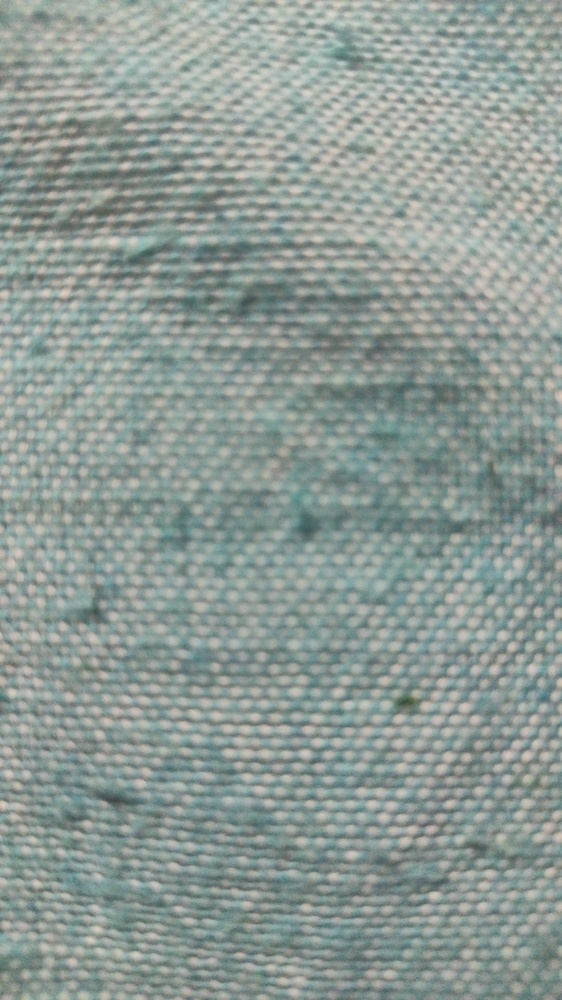
#> input picture Media.jpg, 562 x 1000 px, shrunk from 1080 x 1920 before the run, found by its file name
$ python app.py
#> lines starting #> are read from the running program, lines starting #| are printed output that depends on the picture; after the words box and inside, x2 and y2 are one past the last pixel; in counts of white or black regions, pixels touching at a corner belong together
import cv2
import numpy as np
from datetime import datetime

def add_watermark(image_path, output_path, latitude, longitude, unique_number):

#> called with latitude = '28.5155 N', longitude = '77.3110 E', unique_number = '21'
    image = cv2.imread(image_path)
#> image is the input picture: shape (1000, 562, 3); mean B, G, R 149.4, 154.6, 142.1

    if image is None:
        raise FileNotFoundError(f"Cannot open or read the image file at {image_path}")

    (height, width) = image.shape[:2]
#> height = 1000; width = 562

    font = cv2.FONT_HERSHEY_SIMPLEX
    font_scale = 1
    color = (0, 0, 0)
    thickness = 2

    timestamp = datetime.now().strftime('%Y-%m-%d %H:%M:%S')
    watermark_text = (f"Timestamp: {timestamp} ,"
                      f"Latitude: {latitude} ,"
                      f"Longitude: {longitude} ,"
                      f"Unique Number: {unique_number}")


    #Setting margins (space from the edges)
    margin_x = 20  #Margin from the left and right edges
    margin_y = 20  #Margin from the top and bottom edges

    #Calculate the maximum width available for the text
    available_width = width - 2 * margin_x
#> available_width = 522

    #Adjusting the font size to fit the available width
    while True:
        (text_width, text_height), _ = cv2.getTextSize(watermark_text, font, font_scale, thickness)
        if text_width <= available_width:
            break
        font_scale -= 0.1
#> after the loop, font_scale = 0.3

    #Calculating the starting position
    start_x = int((width - text_width) / 2)
#> start_x = 39
    start_y = int((height + text_height) / 2)
#> start_y = 503

    #Ensuring the text fits within the margins
    start_x = max(margin_x, start_x)
    start_y = min(height - margin_y, start_y)

    #Adding watermark text to the input image
    cv2.putText(image, watermark_text, (start_x, start_y), font, font_scale, color, thickness, cv2.LINE_AA)
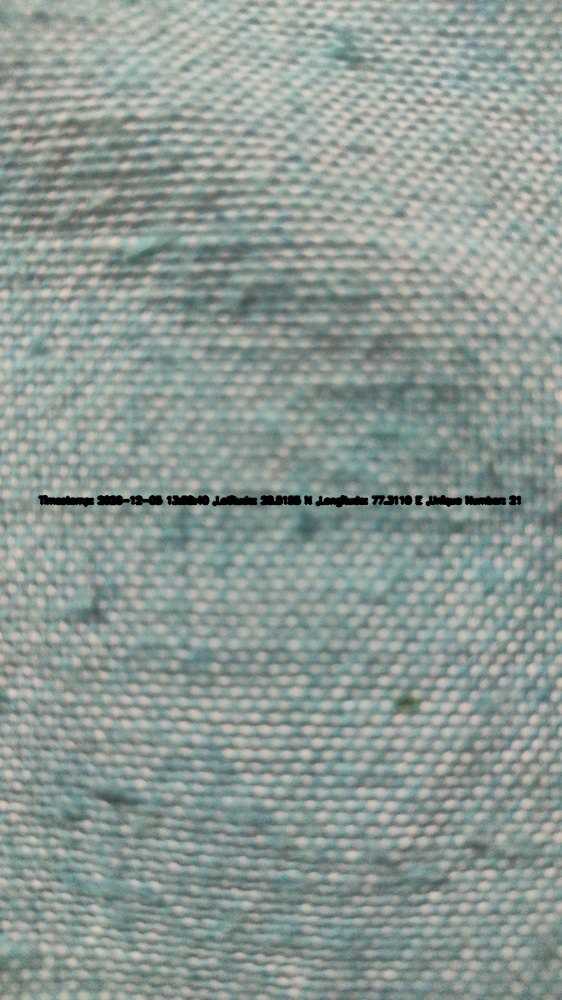
#> image: shape (1000, 562, 3); 0.81% of pixels changed, all inside (x1, y1, x2, y2) = (37, 495, 522, 508)

    #Saving the result
    cv2.imwrite(output_path, image)

latitude = '28.5155 N'
longitude = '77.3110 E'
unique_number = '21'

input_image_path = r"C:\Users\PakhiSumbly\OneDrive - Paktolus Solutions - HigherL LLC\Desktop\watermark\Media.jpg"
watermarked_image_path = r"C:\Users\PakhiSumbly\OneDrive - Paktolus Solutions - HigherL LLC\Desktop\watermark\watermarked_image.jpg"

add_watermark(input_image_path, watermarked_image_path, latitude, longitude, unique_number)
